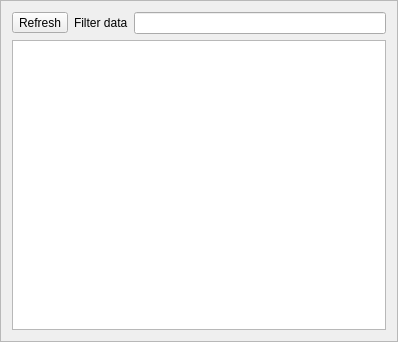
<?xml version="1.0" encoding="UTF-8"?>
<ui version="4.0">
 <class>HistoryEncrypt</class>
 <widget class="QFrame" name="HistoryEncrypt">
  <property name="geometry">
   <rect>
    <x>0</x>
    <y>0</y>
    <width>398</width>
    <height>342</height>
   </rect>
  </property>
  <property name="windowTitle">
   <string>Daftar history pesan</string>
  </property>
  <property name="frameShape">
   <enum>QFrame::StyledPanel</enum>
  </property>
  <property name="frameShadow">
   <enum>QFrame::Raised</enum>
  </property>
  <layout class="QGridLayout" name="gridLayout_3">
   <item row="0" column="0">
    <layout class="QGridLayout" name="gridLayout_2">
     <item row="0" column="0">
      <widget class="QToolButton" name="toolButton">
       <property name="text">
        <string>Refresh</string>
       </property>
      </widget>
     </item>
     <item row="0" column="1">
      <widget class="QLabel" name="label">
       <property name="text">
        <string>Filter data</string>
       </property>
      </widget>
     </item>
     <item row="0" column="2">
      <widget class="QLineEdit" name="lineEdit"/>
     </item>
    </layout>
   </item>
   <item row="1" column="0">
    <layout class="QGridLayout" name="gridLayout">
     <item row="0" column="0">
      <widget class="QTableView" name="tableView"/>
     </item>
    </layout>
   </item>
  </layout>
 </widget>
 <resources/>
 <connections/>
</ui>
